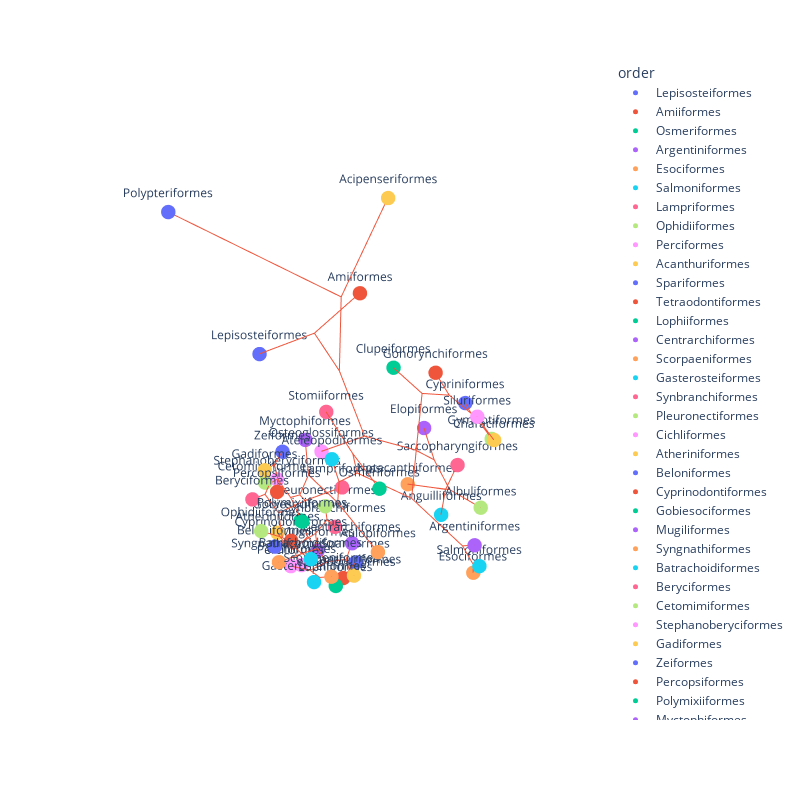

Write notebook code for a chart like this one.
### Code cell
# Add a column for the order.
random_taxa_mds_df['order'] = random_taxa_mds_df.index.map(lambda g: genus_order_family_taxon_lookup[genus_order_family_taxon_lookup['taxon'] == g]['order'].values[0])

# Reorder the columns so order is first.
random_taxa_mds_df = random_taxa_mds_df[['order', 'x', 'y', 'z']]

# Save it out as a CSV file so we can run Wandrille's script on it to put in branches.
random_taxa_mds_df.to_csv("output/random_taxa_mds_coords.csv", index=False)

%run ../../../integrate_tree_to_XYZ/integrate_tree_to_XYZ.py -i output/random_taxa_mds_coords.csv -t "output/Actinopterygii_order_level.nwk" -o "output/random_taxa_mds" --ignore-missing --use-z-from-file

random_taxa_mds_branches = pd.read_csv("output/random_taxa_mds.branches.csv")
Xb = []
Yb = []
Zb = []

for i,row in random_taxa_mds_branches.iterrows():
    Xb += [ row.x0 , row.x1 , None ]
    Yb += [ row.y0 , row.y1 , None ]
    Zb += [ row.z0 , row.z1 , None ]

# Plot it and use the order as the color and label.
fig = px.scatter_3d(random_taxa_mds_df, x='x', y='y', z='z', color='order', text='order')
fig.add_trace(go.Scatter3d(x=Xb, y=Yb, z=Zb, mode='lines'))
fig.update_layout(height=800, width=800)
# Make the backgroud planes invisible.
fig.update_scenes(xaxis_visible=False, yaxis_visible=False, zaxis_visible=False)
fig.update_traces(marker=dict(size=5), textposition='top center')

### Figure 1 — Plotly figure (JSON) as saved in the notebook; plotly's stock layout.template omitted (floating-point values rounded to 4 significant figures; data arrays with more than 128 entries replaced by an {"elided": "..."} marker saying what was removed)
{"data": [{"hovertemplate": "order=%{text}<br>x=%{x}<br>y=%{y}<br>z=%{z}<extra></extra>", "legendgroup": "Lepisosteiformes", "marker": {"color": "#636efa", "size": 5, "symbol": "circle"}, "mode": "markers+text", "name": "Lepisosteiformes", "scene": "scene", "showlegend": true, "text": ["Lepisosteiformes"], "textposition": "top center", "type": "scatter3d", "x": [-185.0], "y": [-528.5], "z": [20.74]}, {"hovertemplate": "order=%{text}<br>x=%{x}<br>y=%{y}<br>z=%{z}<extra></extra>", "legendgroup": "Amiiformes", "marker": {"color": "#EF553B", "size": 5, "symbol": "circle"}, "mode": "markers+text", "name": "Amiiformes", "scene": "scene", "showlegend": true, "text": ["Amiiformes"], "textposition": "top center", "type": "scatter3d", "x": [-386.1], "y": [-345.2], "z": [201.0]}, {"hovertemplate": "order=%{text}<br>x=%{x}<br>y=%{y}<br>z=%{z}<extra></extra>", "legendgroup": "Osmeriformes", "marker": {"color": "#00cc96", "size": 5, "symbol": "circle"}, "mode": "markers+text", "name": "Osmeriformes", "scene": "scene", "showlegend": true, "text": ["Osmeriformes"], "textposition": "top center", "type": "scatter3d", "x": [100.9], "y": [177.1], "z": [166.6]}, {"hovertemplate": "order=%{text}<br>x=%{x}<br>y=%{y}<br>z=%{z}<extra></extra>", "legendgroup": "Argentiniformes", "marker": {"color": "#ab63fa", "size": 5, "symbol": "circle"}, "mode": "markers+text", "name": "Argentiniformes", "scene": "scene", "showlegend": true, "text": ["Argentiniformes"], "textposition": "top center", "type": "scatter3d", "x": [-12.82], "y": [330.7], "z": [43.02]}, {"hovertemplate": "order=%{text}<br>x=%{x}<br>y=%{y}<br>z=%{z}<extra></extra>", "legendgroup": "Esociformes", "marker": {"color": "#FFA15A", "size": 5, "symbol": "circle"}, "mode": "markers+text", "name": "Esociformes", "scene": "scene", "showlegend": true, "text": ["Esociformes"], "textposition": "top center", "type": "scatter3d", "x": [-88.89], "y": [289.5], "z": [-128.3]}, {"hovertemplate": "order=%{text}<br>x=%{x}<br>y=%{y}<br>z=%{z}<extra></extra>", "legendgroup": "Salmoniformes", "marker": {"color": "#19d3f3", "size": 5, "symbol": "circle"}, "mode": "markers+text", "name": "Salmoniformes", "scene": "scene", "showlegend": true, "text": ["Salmoniformes"], "textposition": "top center", "type": "scatter3d", "x": [-65.75], "y": [316.1], "z": [-68.98]}, {"hovertemplate": "order=%{text}<br>x=%{x}<br>y=%{y}<br>z=%{z}<extra></extra>", "legendgroup": "Lampriformes", "marker": {"color": "#FF6692", "size": 5, "symbol": "circle"}, "mode": "markers+text", "name": "Lampriformes", "scene": "scene", "showlegend": true, "text": ["Lampriformes"], "textposition": "top center", "type": "scatter3d", "x": [73.44], "y": [49.09], "z": [69.97]}, {"hovertemplate": "order=%{text}<br>x=%{x}<br>y=%{y}<br>z=%{z}<extra></extra>", "legendgroup": "Ophidiiformes", "marker": {"color": "#B6E880", "size": 5, "symbol": "circle"}, "mode": "markers+text", "name": "Ophidiiformes", "scene": "scene", "showlegend": true, "text": ["Ophidiiformes"], "textposition": "top center", "type": "scatter3d", "x": [230.3], "y": [-32.83], "z": [-4.049]}, {"hovertemplate": "order=%{text}<br>x=%{x}<br>y=%{y}<br>z=%{z}<extra></extra>", "legendgroup": "Perciformes", "marker": {"color": "#FF97FF", "size": 5, "symbol": "circle"}, "mode": "markers+text", "name": "Perciformes", "scene": "scene", "showlegend": true, "text": ["Perciformes"], "textposition": "top center", "type": "scatter3d", "x": [164.5], "y": [-21.81], "z": [-152.6]}, {"hovertemplate": "order=%{text}<br>x=%{x}<br>y=%{y}<br>z=%{z}<extra></extra>", "legendgroup": "Acanthuriformes", "marker": {"color": "#FECB52", "size": 5, "symbol": "circle"}, "mode": "markers+text", "name": "Acanthuriformes", "scene": "scene", "showlegend": true, "text": ["Acanthuriformes"], "textposition": "top center", "type": "scatter3d", "x": [105.4], "y": [117.0], "z": [-120.2]}, {"hovertemplate": "order=%{text}<br>x=%{x}<br>y=%{y}<br>z=%{z}<extra></extra>", "legendgroup": "Spariformes", "marker": {"color": "#636efa", "size": 5, "symbol": "circle"}, "mode": "markers+text", "name": "Spariformes", "scene": "scene", "showlegend": true, "text": ["Spariformes"], "textposition": "top center", "type": "scatter3d", "x": [58.72], "y": [77.07], "z": [-145.9]}, {"hovertemplate": "order=%{text}<br>x=%{x}<br>y=%{y}<br>z=%{z}<extra></extra>", "legendgroup": "Tetraodontiformes", "marker": {"color": "#EF553B", "size": 5, "symbol": "circle"}, "mode": "markers+text", "name": "Tetraodontiformes", "scene": "scene", "showlegend": true, "text": ["Tetraodontiformes"], "textposition": "top center", "type": "scatter3d", "x": [91.31], "y": [70.18], "z": [-176.7]}, {"hovertemplate": "order=%{text}<br>x=%{x}<br>y=%{y}<br>z=%{z}<extra></extra>", "legendgroup": "Lophiiformes", "marker": {"color": "#00cc96", "size": 5, "symbol": "circle"}, "mode": "markers+text", "name": "Lophiiformes", "scene": "scene", "showlegend": true, "text": ["Lophiiformes"], "textposition": "top center", "type": "scatter3d", "x": [130.3], "y": [86.23], "z": [-157.8]}, {"hovertemplate": "order=%{text}<br>x=%{x}<br>y=%{y}<br>z=%{z}<extra></extra>", "legendgroup": "Centrarchiformes", "marker": {"color": "#ab63fa", "size": 5, "symbol": "circle"}, "mode": "markers+text", "name": "Centrarchiformes", "scene": "scene", "showlegend": true, "text": ["Centrarchiformes"], "textposition": "top center", "type": "scatter3d", "x": [76.9], "y": [82.89], "z": [-67.7]}, {"hovertemplate": "order=%{text}<br>x=%{x}<br>y=%{y}<br>z=%{z}<extra></extra>", "legendgroup": "Scorpaeniformes", "marker": {"color": "#FFA15A", "size": 5, "symbol": "circle"}, "mode": "markers+text", "name": "Scorpaeniformes", "scene": "scene", "showlegend": true, "text": ["Scorpaeniformes"], "textposition": "top center", "type": "scatter3d", "x": [165.3], "y": [109.4], "z": [-81.87]}, {"hovertemplate": "order=%{text}<br>x=%{x}<br>y=%{y}<br>z=%{z}<extra></extra>", "legendgroup": "Gasterosteiformes", "marker": {"color": "#19d3f3", "size": 5, "symbol": "circle"}, "mode": "markers+text", "name": "Gasterosteiformes", "scene": "scene", "showlegend": true, "text": ["Gasterosteiformes"], "textposition": "top center", "type": "scatter3d", "x": [187.2], "y": [78.98], "z": [-105.3]}, {"hovertemplate": "order=%{text}<br>x=%{x}<br>y=%{y}<br>z=%{z}<extra></extra>", "legendgroup": "Synbranchiformes", "marker": {"color": "#FF6692", "size": 5, "symbol": "circle"}, "mode": "markers+text", "name": "Synbranchiformes", "scene": "scene", "showlegend": true, "text": ["Synbranchiformes"], "textposition": "top center", "type": "scatter3d", "x": [24.17], "y": [-23.71], "z": [-130.8]}, {"hovertemplate": "order=%{text}<br>x=%{x}<br>y=%{y}<br>z=%{z}<extra></extra>", "legendgroup": "Pleuronectiformes", "marker": {"color": "#B6E880", "size": 5, "symbol": "circle"}, "mode": "markers+text", "name": "Pleuronectiformes", "scene": "scene", "showlegend": true, "text": ["Pleuronectiformes"], "textposition": "top center", "type": "scatter3d", "x": [35.79], "y": [-42.91], "z": [-70.88]}, {"hovertemplate": "order=%{text}<br>x=%{x}<br>y=%{y}<br>z=%{z}<extra></extra>", "legendgroup": "Cichliformes", "marker": {"color": "#FF97FF", "size": 5, "symbol": "circle"}, "mode": "markers+text", "name": "Cichliformes", "scene": "scene", "showlegend": true, "text": ["Cichliformes"], "textposition": "top center", "type": "scatter3d", "x": [131.5], "y": [-23.5], "z": [-176.2]}, {"hovertemplate": "order=%{text}<br>x=%{x}<br>y=%{y}<br>z=%{z}<extra></extra>", "legendgroup": "Atheriniformes", "marker": {"color": "#FECB52", "size": 5, "symbol": "circle"}, "mode": "markers+text", "name": "Atheriniformes", "scene": "scene", "showlegend": true, "text": ["Atheriniformes"], "textposition": "top center", "type": "scatter3d", "x": [139.0], "y": [-93.82], "z": [-117.9]}, {"hovertemplate": "order=%{text}<br>x=%{x}<br>y=%{y}<br>z=%{z}<extra></extra>", "legendgroup": "Beloniformes", "marker": {"color": "#636efa", "size": 5, "symbol": "circle"}, "mode": "markers+text", "name": "Beloniformes", "scene": "scene", "showlegend": true, "text": ["Beloniformes"], "textposition": "top center", "type": "scatter3d", "x": [176.0], "y": [-59.31], "z": [-110.0]}, {"hovertemplate": "order=%{text}<br>x=%{x}<br>y=%{y}<br>z=%{z}<extra></extra>", "legendgroup": "Cyprinodontiformes", "marker": {"color": "#EF553B", "size": 5, "symbol": "circle"}, "mode": "markers+text", "name": "Cyprinodontiformes", "scene": "scene", "showlegend": true, "text": ["Cyprinodontiformes"], "textposition": "top center", "type": "scatter3d", "x": [110.2], "y": [-81.51], "z": [-156.0]}, {"hovertemplate": "order=%{text}<br>x=%{x}<br>y=%{y}<br>z=%{z}<extra></extra>", "legendgroup": "Gobiesociformes", "marker": {"color": "#00cc96", "size": 5, "symbol": "circle"}, "mode": "markers+text", "name": "Gobiesociformes", "scene": "scene", "showlegend": true, "text": ["Gobiesociformes"], "textposition": "top center", "type": "scatter3d", "x": [67.89], "y": [-93.78], "z": [-128.9]}, {"hovertemplate": "order=%{text}<br>x=%{x}<br>y=%{y}<br>z=%{z}<extra></extra>", "legendgroup": "Mugiliformes", "marker": {"color": "#ab63fa", "size": 5, "symbol": "circle"}, "mode": "markers+text", "name": "Mugiliformes", "scene": "scene", "showlegend": true, "text": ["Mugiliformes"], "textposition": "top center", "type": "scatter3d", "x": [71.58], "y": [-33.59], "z": [-181.5]}, {"hovertemplate": "order=%{text}<br>x=%{x}<br>y=%{y}<br>z=%{z}<extra></extra>", "legendgroup": "Syngnathiformes", "marker": {"color": "#FFA15A", "size": 5, "symbol": "circle"}, "mode": "markers+text", "name": "Syngnathiformes", "scene": "scene", "showlegend": true, "text": ["Syngnathiformes"], "textposition": "top center", "type": "scatter3d", "x": [226.2], "y": [14.64], "z": [-64.27]}, {"hovertemplate": "order=%{text}<br>x=%{x}<br>y=%{y}<br>z=%{z}<extra></extra>", "legendgroup": "Batrachoidiformes", "marker": {"color": "#19d3f3", "size": 5, "symbol": "circle"}, "mode": "markers+text", "name": "Batrachoidiformes", "scene": "scene", "showlegend": true, "text": ["Batrachoidiformes"], "textposition": "top center", "type": "scatter3d", "x": [206.2], "y": [92.78], "z": [-10.51]}, {"hovertemplate": "order=%{text}<br>x=%{x}<br>y=%{y}<br>z=%{z}<extra></extra>", "legendgroup": "Beryciformes", "marker": {"color": "#FF6692", "size": 5, "symbol": "circle"}, "mode": "markers+text", "name": "Beryciformes", "scene": "scene", "showlegend": true, "text": ["Beryciformes"], "textposition": "top center", "type": "scatter3d", "x": [179.3], "y": [-122.8], "z": [-7.51]}, {"hovertemplate": "order=%{text}<br>x=%{x}<br>y=%{y}<br>z=%{z}<extra></extra>", "legendgroup": "Cetomimiformes", "marker": {"color": "#B6E880", "size": 5, "symbol": "circle"}, "mode": "markers+text", "name": "Cetomimiformes", "scene": "scene", "showlegend": true, "text": ["Cetomimiformes"], "textposition": "top center", "type": "scatter3d", "x": [122.5], "y": [-147.1], "z": [-10.01]}, {"hovertemplate": "order=%{text}<br>x=%{x}<br>y=%{y}<br>z=%{z}<extra></extra>", "legendgroup": "Stephanoberyciformes", "marker": {"color": "#FF97FF", "size": 5, "symbol": "circle"}, "mode": "markers+text", "name": "Stephanoberyciformes", "scene": "scene", "showlegend": true, "text": ["Stephanoberyciformes"], "textposition": "top center", "type": "scatter3d", "x": [83.46], "y": [-151.9], "z": [-28.06]}, {"hovertemplate": "order=%{text}<br>x=%{x}<br>y=%{y}<br>z=%{z}<extra></extra>", "legendgroup": "Gadiformes", "marker": {"color": "#FECB52", "size": 5, "symbol": "circle"}, "mode": "markers+text", "name": "Gadiformes", "scene": "scene", "showlegend": true, "text": ["Gadiformes"], "textposition": "top center", "type": "scatter3d", "x": [175.4], "y": [-76.5], "z": [102.6]}, {"hovertemplate": "order=%{text}<br>x=%{x}<br>y=%{y}<br>z=%{z}<extra></extra>", "legendgroup": "Zeiformes", "marker": {"color": "#636efa", "size": 5, "symbol": "circle"}, "mode": "markers+text", "name": "Zeiformes", "scene": "scene", "showlegend": true, "text": ["Zeiformes"], "textposition": "top center", "type": "scatter3d", "x": [112.9], "y": [-91.13], "z": [107.3]}, {"hovertemplate": "order=%{text}<br>x=%{x}<br>y=%{y}<br>z=%{z}<extra></extra>", "legendgroup": "Percopsiformes", "marker": {"color": "#EF553B", "size": 5, "symbol": "circle"}, "mode": "markers+text", "name": "Percopsiformes", "scene": "scene", "showlegend": true, "text": ["Percopsiformes"], "textposition": "top center", "type": "scatter3d", "x": [202.7], "y": [-5.951], "z": [105.5]}, {"hovertemplate": "order=%{text}<br>x=%{x}<br>y=%{y}<br>z=%{z}<extra></extra>", "legendgroup": "Polymixiiformes", "marker": {"color": "#00cc96", "size": 5, "symbol": "circle"}, "mode": "markers+text", "name": "Polymixiiformes", "scene": "scene", "showlegend": true, "text": ["Polymixiiformes"], "textposition": "top center", "type": "scatter3d", "x": [209.2], "y": [74.62], "z": [83.75]}, {"hovertemplate": "order=%{text}<br>x=%{x}<br>y=%{y}<br>z=%{z}<extra></extra>", "legendgroup": "Myctophiformes", "marker": {"color": "#ab63fa", "size": 5, "symbol": "circle"}, "mode": "markers+text", "name": "Myctophiformes", "scene": "scene", "showlegend": true, "text": ["Myctophiformes"], "textposition": "top center", "type": "scatter3d", "x": [13.59], "y": [-128.4], "z": [61.76]}, {"hovertemplate": "order=%{text}<br>x=%{x}<br>y=%{y}<br>z=%{z}<extra></extra>", "legendgroup": "Aulopiformes", "marker": {"color": "#FFA15A", "size": 5, "symbol": "circle"}, "mode": "markers+text", "name": "Aulopiformes", "scene": "scene", "showlegend": true, "text": ["Aulopiformes"], "textposition": "top center", "type": "scatter3d", "x": [145.8], "y": [218.6], "z": [58.89]}, {"hovertemplate": "order=%{text}<br>x=%{x}<br>y=%{y}<br>z=%{z}<extra></extra>", "legendgroup": "Ateleopodiformes", "marker": {"color": "#19d3f3", "size": 5, "symbol": "circle"}, "mode": "markers+text", "name": "Ateleopodiformes", "scene": "scene", "showlegend": true, "text": ["Ateleopodiformes"], "textposition": "top center", "type": "scatter3d", "x": [130.4], "y": [78.11], "z": [198.1]}, {"hovertemplate": "order=%{text}<br>x=%{x}<br>y=%{y}<br>z=%{z}<extra></extra>", "legendgroup": "Stomiiformes", "marker": {"color": "#FF6692", "size": 5, "symbol": "circle"}, "mode": "markers+text", "name": "Stomiiformes", "scene": "scene", "showlegend": true, "text": ["Stomiiformes"], "textposition": "top center", "type": "scatter3d", "x": [48.23], "y": [-22.15], "z": [215.6]}, {"hovertemplate": "order=%{text}<br>x=%{x}<br>y=%{y}<br>z=%{z}<extra></extra>", "legendgroup": "Gymnotiformes", "marker": {"color": "#B6E880", "size": 5, "symbol": "circle"}, "mode": "markers+text", "name": "Gymnotiformes", "scene": "scene", "showlegend": true, "text": ["Gymnotiformes"], "textposition": "top center", "type": "scatter3d", "x": [-243.4], "y": [194.4], "z": [102.0]}, {"hovertemplate": "order=%{text}<br>x=%{x}<br>y=%{y}<br>z=%{z}<extra></extra>", "legendgroup": "Siluriformes", "marker": {"color": "#FF97FF", "size": 5, "symbol": "circle"}, "mode": "markers+text", "name": "Siluriformes", "scene": "scene", "showlegend": true, "text": ["Siluriformes"], "textposition": "top center", "type": "scatter3d", "x": [-165.8], "y": [201.4], "z": [208.1]}, {"hovertemplate": "order=%{text}<br>x=%{x}<br>y=%{y}<br>z=%{z}<extra></extra>", "legendgroup": "Characiformes", "marker": {"color": "#FECB52", "size": 5, "symbol": "circle"}, "mode": "markers+text", "name": "Characiformes", "scene": "scene", "showlegend": true, "text": ["Characiformes"], "textposition": "top center", "type": "scatter3d", "x": [-193.4], "y": [231.2], "z": [148.2]}, {"hovertemplate": "order=%{text}<br>x=%{x}<br>y=%{y}<br>z=%{z}<extra></extra>", "legendgroup": "Cypriniformes", "marker": {"color": "#636efa", "size": 5, "symbol": "circle"}, "mode": "markers+text", "name": "Cypriniformes", "scene": "scene", "showlegend": true, "text": ["Cypriniformes"], "textposition": "top center", "type": "scatter3d", "x": [-260.4], "y": [104.2], "z": [143.7]}, {"hovertemplate": "order=%{text}<br>x=%{x}<br>y=%{y}<br>z=%{z}<extra></extra>", "legendgroup": "Gonorynchiformes", "marker": {"color": "#EF553B", "size": 5, "symbol": "circle"}, "mode": "markers+text", "name": "Gonorynchiformes", "scene": "scene", "showlegend": true, "text": ["Gonorynchiformes"], "textposition": "top center", "type": "scatter3d", "x": [-180.2], "y": [75.53], "z": [250.0]}, {"hovertemplate": "order=%{text}<br>x=%{x}<br>y=%{y}<br>z=%{z}<extra></extra>", "legendgroup": "Clupeiformes", "marker": {"color": "#00cc96", "size": 5, "symbol": "circle"}, "mode": "markers+text", "name": "Clupeiformes", "scene": "scene", "showlegend": true, "text": ["Clupeiformes"], "textposition": "top center", "type": "scatter3d", "x": [-235.7], "y": [-89.85], "z": [158.8]}, {"hovertemplate": "order=%{text}<br>x=%{x}<br>y=%{y}<br>z=%{z}<extra></extra>", "legendgroup": "Elopiformes", "marker": {"color": "#ab63fa", "size": 5, "symbol": "circle"}, "mode": "markers+text", "name": "Elopiformes", "scene": "scene", "showlegend": true, "text": ["Elopiformes"], "textposition": "top center", "type": "scatter3d", "x": [-361.0], "y": [-83.31], "z": [-86.07]}, {"hovertemplate": "order=%{text}<br>x=%{x}<br>y=%{y}<br>z=%{z}<extra></extra>", "legendgroup": "Notacanthiformes", "marker": {"color": "#FFA15A", "size": 5, "symbol": "circle"}, "mode": "markers+text", "name": "Notacanthiformes", "scene": "scene", "showlegend": true, "text": ["Notacanthiformes"], "textposition": "top center", "type": "scatter3d", "x": [-301.7], "y": [-78.35], "z": [-241.1]}, {"hovertemplate": "order=%{text}<br>x=%{x}<br>y=%{y}<br>z=%{z}<extra></extra>", "legendgroup": "Anguilliformes", "marker": {"color": "#19d3f3", "size": 5, "symbol": "circle"}, "mode": "markers+text", "name": "Anguilliformes", "scene": "scene", "showlegend": true, "text": ["Anguilliformes"], "textposition": "top center", "type": "scatter3d", "x": [-296.4], "y": [43.06], "z": [-266.7]}, {"hovertemplate": "order=%{text}<br>x=%{x}<br>y=%{y}<br>z=%{z}<extra></extra>", "legendgroup": "Saccopharyngiformes", "marker": {"color": "#FF6692", "size": 5, "symbol": "circle"}, "mode": "markers+text", "name": "Saccopharyngiformes", "scene": "scene", "showlegend": true, "text": ["Saccopharyngiformes"], "textposition": "top center", "type": "scatter3d", "x": [-361.3], "y": [32.71], "z": [-142.6]}, {"hovertemplate": "order=%{text}<br>x=%{x}<br>y=%{y}<br>z=%{z}<extra></extra>", "legendgroup": "Albuliformes", "marker": {"color": "#B6E880", "size": 5, "symbol": "circle"}, "mode": "markers+text", "name": "Albuliformes", "scene": "scene", "showlegend": true, "text": ["Albuliformes"], "textposition": "top center", "type": "scatter3d", "x": [-322.3], "y": [141.8], "z": [-192.2]}, {"hovertemplate": "order=%{text}<br>x=%{x}<br>y=%{y}<br>z=%{z}<extra></extra>", "legendgroup": "Osteoglossiformes", "marker": {"color": "#FF97FF", "size": 5, "symbol": "circle"}, "mode": "markers+text", "name": "Osteoglossiformes", "scene": "scene", "showlegend": true, "text": ["Osteoglossiformes"], "textposition": "top center", "type": "scatter3d", "x": [-209.6], "y": [-314.9], "z": [-212.7]}, {"hovertemplate": "order=%{text}<br>x=%{x}<br>y=%{y}<br>z=%{z}<extra></extra>", "legendgroup": "Acipenseriformes", "marker": {"color": "#FECB52", "size": 5, "symbol": "circle"}, "mode": "markers+text", "name": "Acipenseriformes", "scene": "scene", "showlegend": true, "text": ["Acipenseriformes"], "textposition": "top center", "type": "scatter3d", "x": [-165.6], "y": [-62.8], "z": [602.5]}, {"hovertemplate": "order=%{text}<br>x=%{x}<br>y=%{y}<br>z=%{z}<extra></extra>", "legendgroup": "Polypteriformes", "marker": {"color": "#636efa", "size": 5, "symbol": "circle"}, "mode": "markers+text", "name": "Polypteriformes", "scene": "scene", "showlegend": true, "text": ["Polypteriformes"], "textposition": "top center", "type": "scatter3d", "x": [39.2], "y": [-531.6], "z": [495.6]}, {"marker": {"size": 5}, "mode": "lines", "textposition": "top center", "type": "scatter3d", "x": {"elided": "300 float values"}, "y": {"elided": "300 float values"}, "z": {"elided": "300 float values"}}], "layout": {"height": 800, "legend": {"title": {"text": "order"}, "tracegroupgap": 0}, "margin": {"t": 60}, "scene": {"domain": {"x": [0, 1], "y": [0, 1]}, "xaxis": {"title": {"text": "x"}, "visible": false}, "yaxis": {"title": {"text": "y"}, "visible": false}, "zaxis": {"title": {"text": "z"}, "visible": false}}, "width": 800}}
